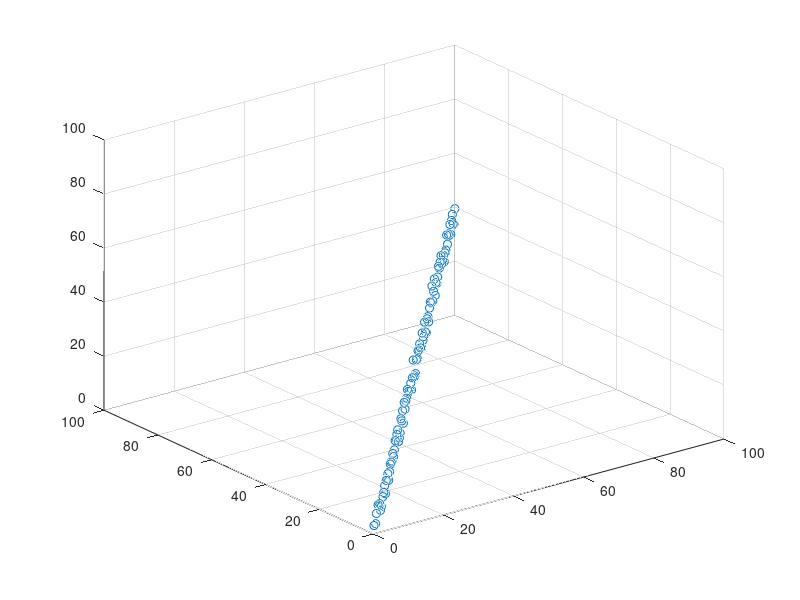

The MATLAB source for this figure: (Note: this script raises an error after producing the figure.)

%make some data

nn = 100;

x = [[1:nn]', [1:nn]'];

M = [0.2;0.2];

z0 = x*M;
z = z0 + randn(nn,1)*2;
Data = [x,z];

figure
scatter3(Data(:,1),Data(:,2),Data(:,3),'ro')
axis([0 100 0 100 0 100])

Progress = IntentVectorProgress(Data);

figure
scatter3(Data(:,1),Data(:,2),Data(:,3),10,Progress)
axis([0 100 0 100 0 100])
colorbar 
colormap cool

%% rotation matrix way (slow but sorta works)

%compute unit vector
primary = Data(end,:) - Data(1,:);
primvec = UnitVec(primary);
pitch = atan2(primvec(3),primvec(1));
yaw = atan2(primvec(2),primvec(1));

rad2deg(pitch)
rad2deg(yaw)

RY = [cos(yaw),-sin(yaw),0;sin(yaw),cos(yaw),0;0,0,1]
RP = [cos(pitch),0,sin(pitch);0,1,0;-sin(pitch),0,cos(pitch)]

mapData1 = RP*Data';
mapData = RY*mapData1;
mapData = mapData';
mapData1 = mapData1';

figure
scatter3(mapData1(:,1),mapData1(:,2),mapData1(:,3),'ro')

figure
scatter3(mapData(:,1),mapData(:,2),mapData(:,3),'ro')


%% weird way
%compute unit vector
primary = Data(end,:) - Data(1,:);
primvec = UnitVec(primary)
xaxis = [1,0,0];

%compute parameters
v = cross(primvec,xaxis)
s = norm(v)
c = dot(primvec,xaxis)
VX = [0,-v(3),v(2);;v(3),0,-v(1);-v(2),v(1),0]
R = eye(3) + VX + VX.*((1-c)/(s^2))
% R = [1,0,0;0,c,-s;0,s,c];

mapData = R*Data';
mapData = mapData';

figure
scatter3(mapData(:,1),mapData(:,2),mapData(:,3),'ro')
